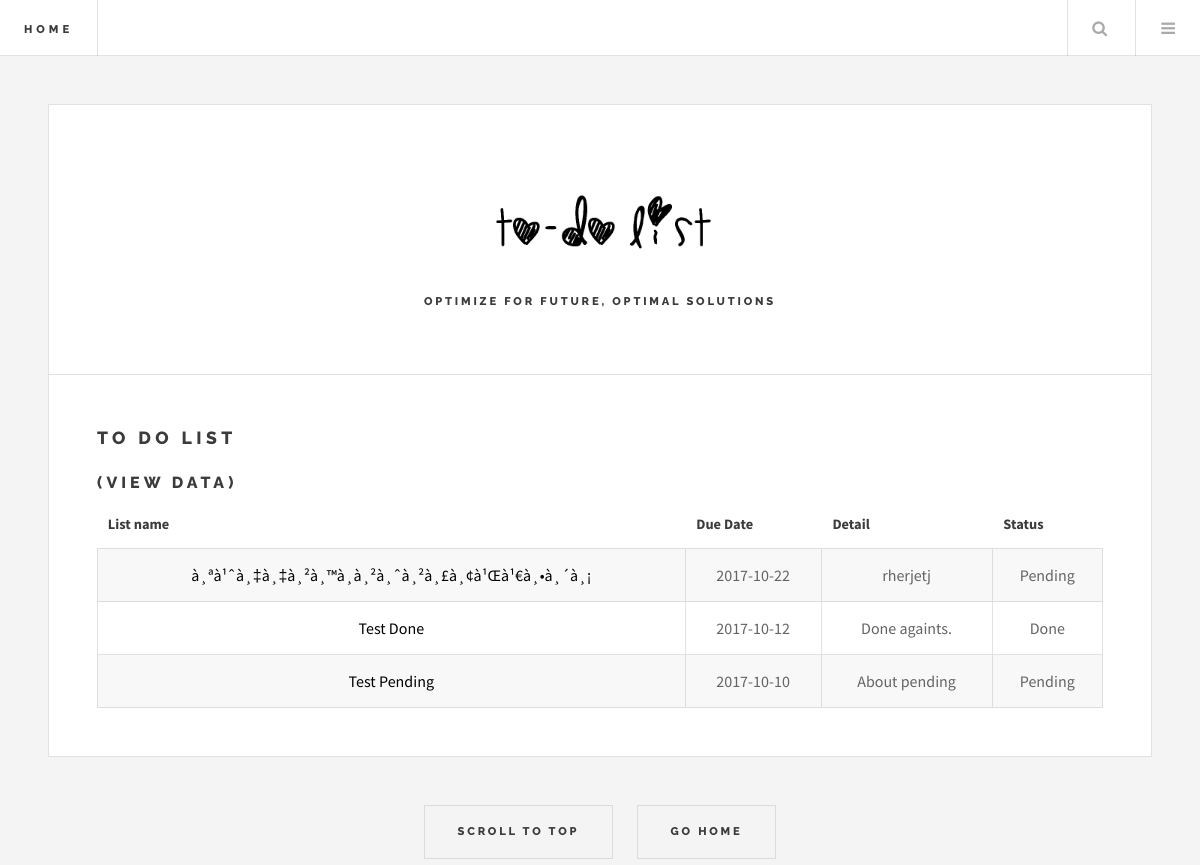
The page /tdl.php on the database its author committed.
### tables this page shows
CREATE TABLE `list` (
  `name` varchar(70) NOT NULL,
  `date` varchar(15) NOT NULL,
  `detail` varchar(500) NOT NULL,
  `done` varchar(10) NOT NULL,
  `EmployeeNo` varchar(20) NOT NULL
);

### tdl.php (the view, shortened to what this page needs)
<!DOCTYPE HTML>
<html>
	<head>
		<link rel="stylesheet" href="assets/css2/main.css" />
	</head>
	<body>
			<div id="wrapper">
					<header id="header">
						<h1><a href="home.php">Home</a></h1>
						<nav class="links">
						</nav>
						<nav class="main">
						<ul>
							<li class="search">
									<a class="fa-search" href="#search">Search</a>
								</li>
							<li class="menu">
									<a class="fa-bars" href="#menu">Menu</a>
							</li>
							</ul>
						</nav>
					</header>
    <div id="main">
							<article class="post">
								<header>
								  <div class="title">
										<div align="center">
										<img src="images/tlogo.png" width="300">
										<header>
								 			<h4>Optimize For Future, Optimal Solutions</h4>
										</header>
									  </div>
									</div>
							</header>
							 <h2>To Do List</h2> <h1>(View Data)</h1>
								<table class="alt">
											<thead>
												<tr>
													<th>List name</th>
													<th>Due Date</th>
													<th>Detail</th>
													<th>Status</th>
												</tr>
											</thead>
											<tbody>
											<?php
												$re = @$_REQUEST['query'];
												if($re!=""){
													$result=mysql_query("SELECT * FROM `list` WHERE `name` = '$re'");
													while($test = mysql_fetch_array($result))
													{
													$id = $test['name'];
													echo "<tr align='center'>";
													echo"<td><font color='black'>". $test['name']. "</font></td>";
													echo"<td>" .$test['date']."</td>";
													echo"<td>" .$test['detail']."</td>";
													echo"<td>". $test['done']. "</td>";
													$type = $_SESSION["C_TYPE"];
													if($type == 9 || $type == 1 ){
													echo"<td><font color='green'> <a href ='tld-edit.php?ID=$id'>Edit</a></font>";
													echo"<td><font color='red'> <a href ='del.php?ID=$id&TYPE=list' onclick='return checkDelete()' <center>Delete</center></font></a>";
													}
													echo "</tr>";
													}
												}
												else{
												$result=mysql_query("SELECT * FROM list");
												while($test = mysql_fetch_array($result))
													{
													echo "<tr align='center'>";
													echo"<td><font color='black'>". $test['name']. "</font></td>";
													echo"<td>" .$test['date']."</td>";
													echo"<td>" .$test['detail']."</td>";
													echo"<td>". $test['done']. "</td>";
													echo "</tr>";
													}
												}
												?>
											</tbody>
	  </table>
							</article>
							<div align="center">
								<ul class="actions pagination">
								<center>
								<?php
								echo"<li><a href='#' class='button big'>Scroll to top</a></li>";
								echo"<li><a href='home.php' class='button big'>Go Home</a></li>";
								?>
								</ul>
								</div>
		  </div>
		  </div>
	</body>
</html><!doctype html>
<html>
<head>
</head>
<body>
</body>
</html>

### rows shown on the page
list: name "à¸ªà¹ˆà¸‡à¸‡à¸²à¸™à¸­à¸²à¸ˆà¸²à¸£à¸¢à¹Œà¹€à¸•à¸´à¸¡", date "2017-10-22", detail "rherjetj", done "Pending"
list: name "Test Done", date "2017-10-12", detail "Done againts.", done "Done"
list: name "Test Pending", date "2017-10-10", detail "About pending", done "Pending"
